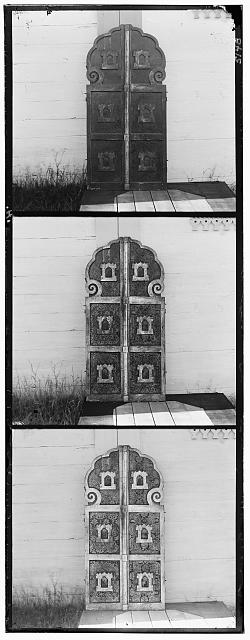
#> input picture ImageProcessing/door.jpg, 250 x 640 px
$ jupyter execute --allow-errors Prokudin-Gorskii.ipynb   (shell and % lines are left out)
#> lines starting #> are read from the running program, lines starting #| are printed output that depends on the picture
[cell 1]
from skimage.io import imread, imsave
from skimage import img_as_float
from numpy import roll, dstack

[cell 2]
img_1 = imread("door.jpg")
#> img_1 is the input picture: shape (640, 250); min 0, max 255, mean 159.2
img_2 = imread("family.jpg")
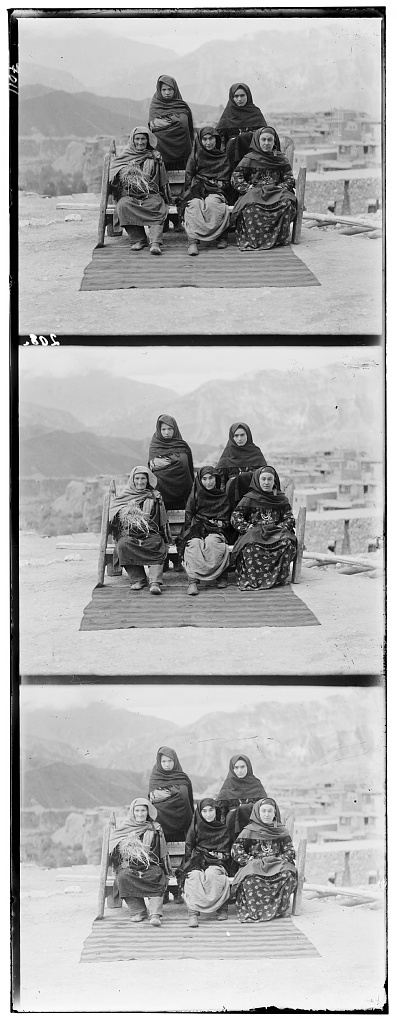
#> input picture ImageProcessing/family.jpg, 397 x 1024 px
#> img_2 is the input picture: shape (1024, 397); min 0, max 255, mean 173.1
img_3 = imread("table.jpg")
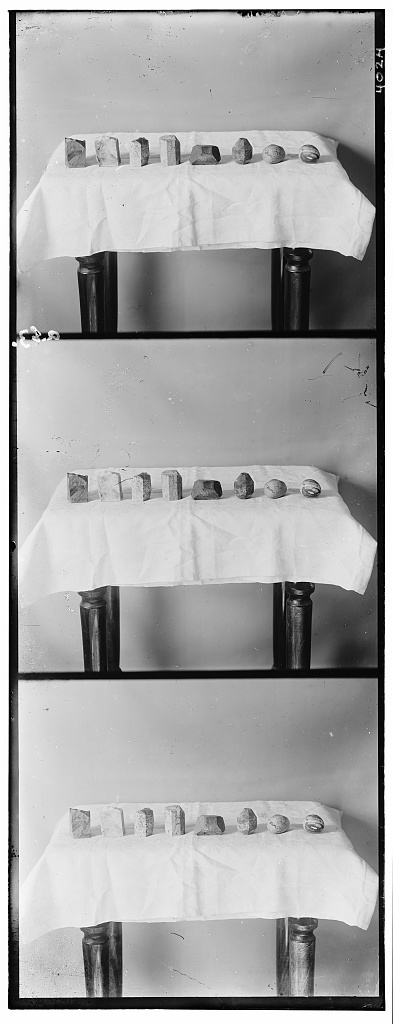
#> input picture ImageProcessing/table.jpg, 393 x 1024 px
#> img_3 is the input picture: shape (1024, 393); min 0, max 255, mean 166.4
